Frame 1 (no input): blank canvas, image omitted
Frame 60 (no input): blank canvas, image omitted
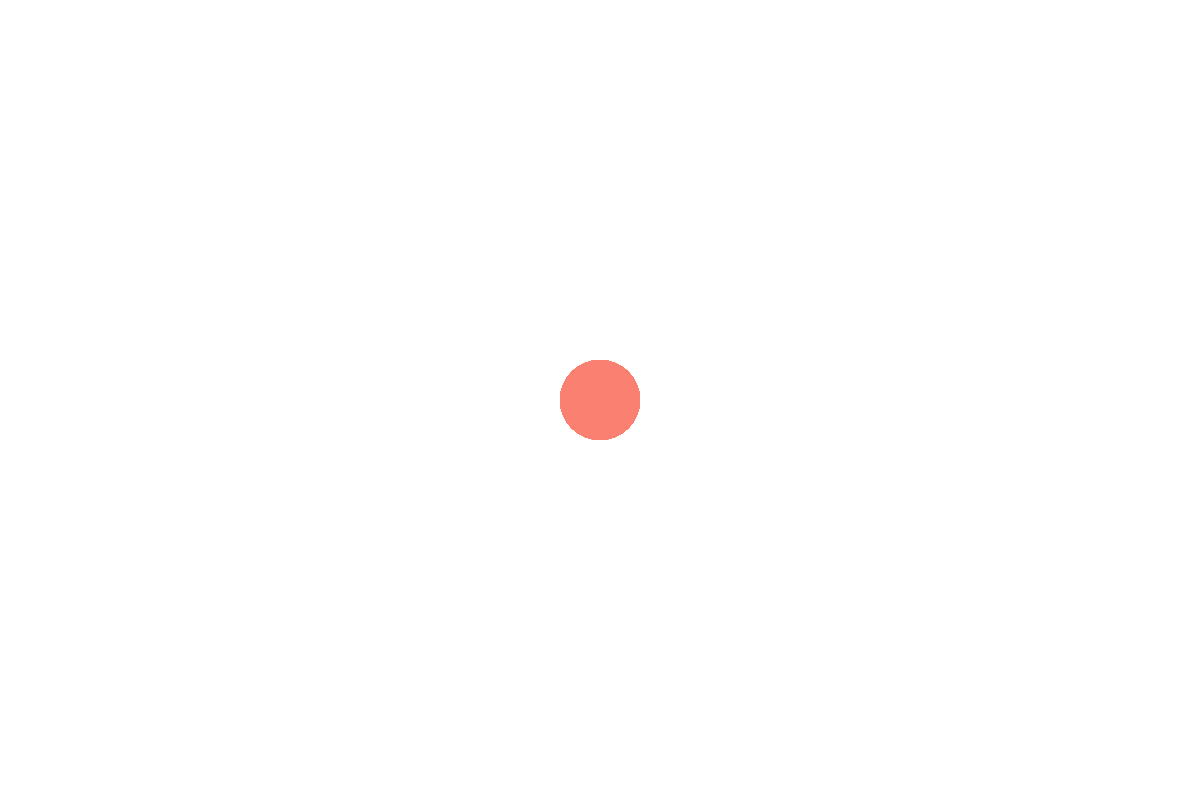
Frame 120 (the mouse pressed at the canvas centre since frame 60)

The p5.js sketch whose frames 1 and 60 were blank and that drew this single picture after the mouse press (run headless with seeded random() and noise() and a simulated clock; from frame 60 on, the mouse is pressed at the canvas centre):

// p5.js sketch
// ── sketch.js
function setup() {
  createCanvas(1200, 800);
}

alert("Drag mouse to draw a circle");

function draw() {
  if (mouseIsPressed) {
    fill("salmon");
    noStroke();
    ellipse(mouseX, mouseY, 80, 80);
  } else {
    fill(0);
    noStroke();
  }
}
